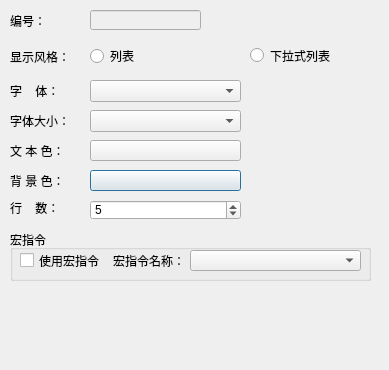
<?xml version="1.0" encoding="UTF-8"?>
<ui version="4.0">
 <class>QRecipeChoiceGenDlg</class>
 <widget class="QDialog" name="QRecipeChoiceGenDlg">
  <property name="geometry">
   <rect>
    <x>0</x>
    <y>0</y>
    <width>389</width>
    <height>370</height>
   </rect>
  </property>
  <property name="windowTitle">
   <string>Dialog</string>
  </property>
  <widget class="QGroupBox" name="groupBox_4">
   <property name="geometry">
    <rect>
     <x>10</x>
     <y>230</y>
     <width>361</width>
     <height>51</height>
    </rect>
   </property>
   <property name="title">
    <string>宏指令</string>
   </property>
   <widget class="QCheckBox" name="Ifuse_Macro">
    <property name="geometry">
     <rect>
      <x>10</x>
      <y>20</y>
      <width>91</width>
      <height>21</height>
     </rect>
    </property>
    <property name="text">
     <string>使用宏指令</string>
    </property>
   </widget>
   <widget class="QLabel" name="label_6">
    <property name="geometry">
     <rect>
      <x>103</x>
      <y>20</y>
      <width>71</width>
      <height>21</height>
     </rect>
    </property>
    <property name="text">
     <string>宏指令名称：</string>
    </property>
   </widget>
   <widget class="QComboBox" name="Macro_Name">
    <property name="geometry">
     <rect>
      <x>180</x>
      <y>20</y>
      <width>171</width>
      <height>21</height>
     </rect>
    </property>
   </widget>
  </widget>
  <widget class="QRadioButton" name="radioButton_2">
   <property name="geometry">
    <rect>
     <x>250</x>
     <y>45</y>
     <width>91</width>
     <height>21</height>
    </rect>
   </property>
   <property name="text">
    <string>下拉式列表</string>
   </property>
  </widget>
  <widget class="QPushButton" name="Text_Color">
   <property name="geometry">
    <rect>
     <x>90</x>
     <y>140</y>
     <width>151</width>
     <height>21</height>
    </rect>
   </property>
   <property name="focusPolicy">
    <enum>Qt::NoFocus</enum>
   </property>
   <property name="text">
    <string/>
   </property>
  </widget>
  <widget class="QLineEdit" name="ID">
   <property name="enabled">
    <bool>false</bool>
   </property>
   <property name="geometry">
    <rect>
     <x>90</x>
     <y>10</y>
     <width>111</width>
     <height>20</height>
    </rect>
   </property>
  </widget>
  <widget class="QLabel" name="label_8">
   <property name="geometry">
    <rect>
     <x>10</x>
     <y>170</y>
     <width>71</width>
     <height>21</height>
    </rect>
   </property>
   <property name="text">
    <string>背 景 色：</string>
   </property>
  </widget>
  <widget class="QPushButton" name="BG_Color">
   <property name="geometry">
    <rect>
     <x>90</x>
     <y>170</y>
     <width>151</width>
     <height>21</height>
    </rect>
   </property>
   <property name="text">
    <string/>
   </property>
  </widget>
  <widget class="QComboBox" name="FontSize">
   <property name="geometry">
    <rect>
     <x>90</x>
     <y>110</y>
     <width>151</width>
     <height>22</height>
    </rect>
   </property>
  </widget>
  <widget class="QComboBox" name="Font">
   <property name="geometry">
    <rect>
     <x>90</x>
     <y>80</y>
     <width>151</width>
     <height>22</height>
    </rect>
   </property>
  </widget>
  <widget class="QLabel" name="label_16">
   <property name="geometry">
    <rect>
     <x>10</x>
     <y>110</y>
     <width>71</width>
     <height>21</height>
    </rect>
   </property>
   <property name="text">
    <string>字体大小：</string>
   </property>
  </widget>
  <widget class="QLabel" name="label_9">
   <property name="geometry">
    <rect>
     <x>10</x>
     <y>140</y>
     <width>71</width>
     <height>21</height>
    </rect>
   </property>
   <property name="text">
    <string>文 本 色：</string>
   </property>
  </widget>
  <widget class="QLabel" name="label_2">
   <property name="geometry">
    <rect>
     <x>10</x>
     <y>10</y>
     <width>61</width>
     <height>21</height>
    </rect>
   </property>
   <property name="text">
    <string>编号：</string>
   </property>
  </widget>
  <widget class="QLabel" name="label">
   <property name="geometry">
    <rect>
     <x>10</x>
     <y>46</y>
     <width>71</width>
     <height>21</height>
    </rect>
   </property>
   <property name="text">
    <string>显示风格：</string>
   </property>
  </widget>
  <widget class="QRadioButton" name="radioButton">
   <property name="geometry">
    <rect>
     <x>90</x>
     <y>46</y>
     <width>151</width>
     <height>20</height>
    </rect>
   </property>
   <property name="text">
    <string>列表</string>
   </property>
  </widget>
  <widget class="QLabel" name="label_15">
   <property name="geometry">
    <rect>
     <x>10</x>
     <y>80</y>
     <width>71</width>
     <height>21</height>
    </rect>
   </property>
   <property name="text">
    <string>字    体：</string>
   </property>
  </widget>
  <widget class="QLabel" name="label_3">
   <property name="geometry">
    <rect>
     <x>10</x>
     <y>200</y>
     <width>71</width>
     <height>16</height>
    </rect>
   </property>
   <property name="text">
    <string>行    数：</string>
   </property>
  </widget>
  <widget class="QSpinBox" name="m_row">
   <property name="geometry">
    <rect>
     <x>90</x>
     <y>200</y>
     <width>151</width>
     <height>20</height>
    </rect>
   </property>
   <property name="minimum">
    <number>1</number>
   </property>
   <property name="maximum">
    <number>20</number>
   </property>
   <property name="value">
    <number>5</number>
   </property>
  </widget>
 </widget>
 <resources/>
 <connections/>
</ui>
